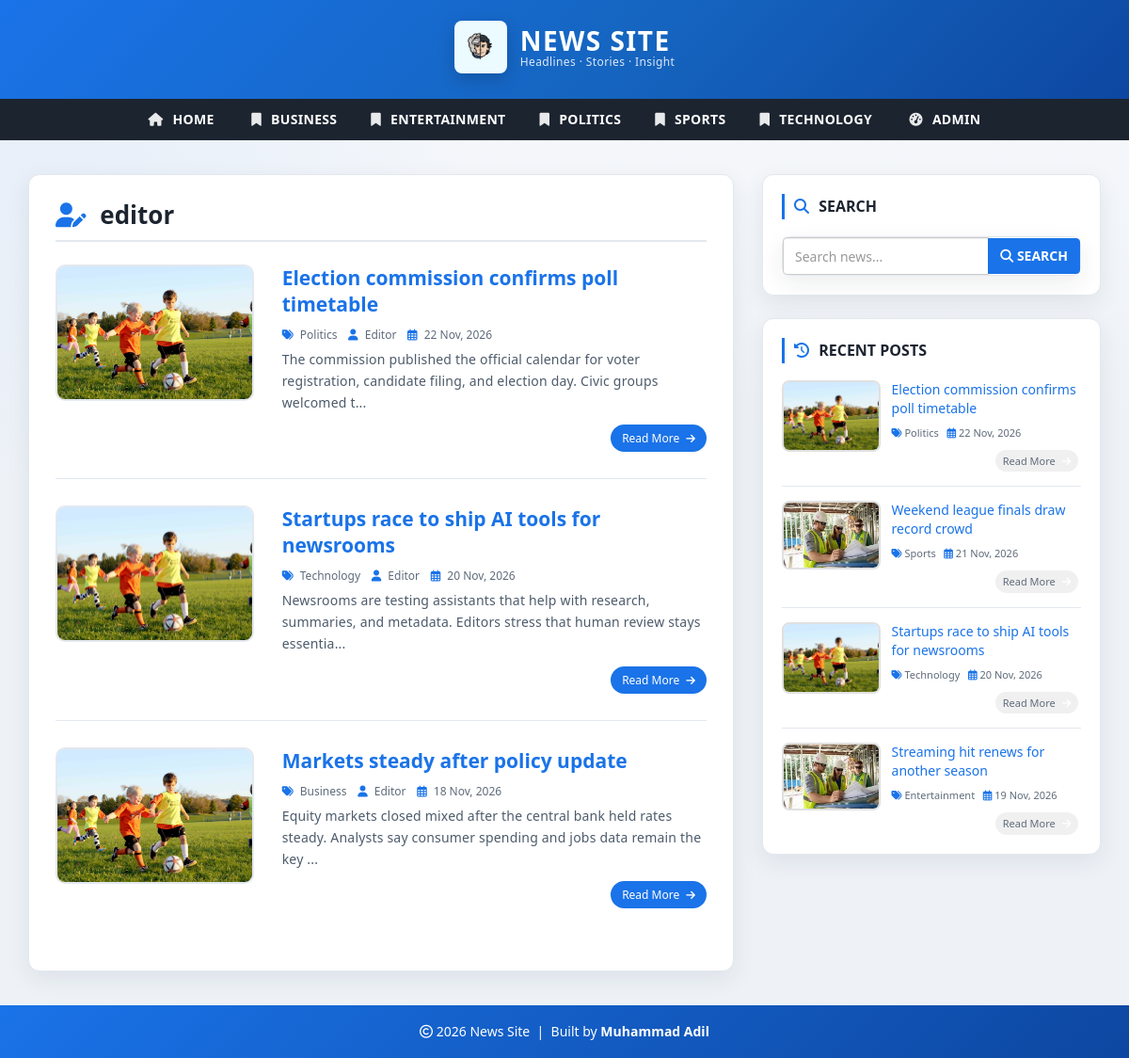
Page /author.php?aid=2 on the earlier database version.
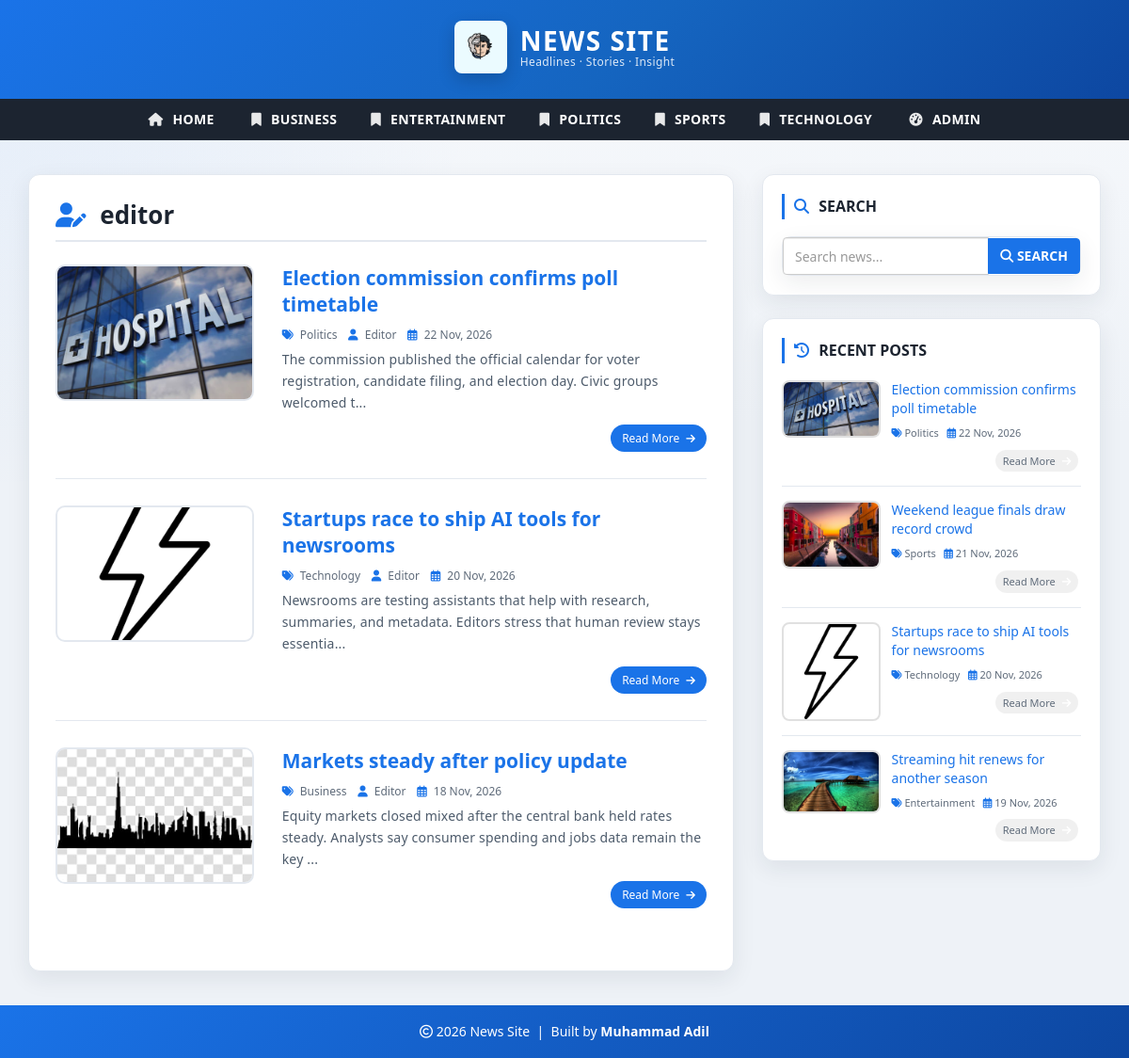
Same page on the later database version.
### tables this page shows
CREATE TABLE `posts` (
  `id` int(11) NOT NULL AUTO_INCREMENT,
  `post_title` varchar(200) NOT NULL,
  `post_keywords` text NOT NULL,
  `post_content` int(11) NOT NULL,
  `post_date` varchar(50) NOT NULL,
  `post_author` int(11) NOT NULL,
  `post_image` varchar(255) NOT NULL DEFAULT 'post-format.jpg',
  PRIMARY KEY (`id`)
);

CREATE TABLE `category` (
  `id` int(11) NOT NULL AUTO_INCREMENT,
  `category_name` varchar(100) NOT NULL,
  `post` int(11) NOT NULL DEFAULT 0,
  PRIMARY KEY (`id`)
);

CREATE TABLE `users` (
  `id` int(11) NOT NULL AUTO_INCREMENT,
  `first_name` varchar(30) NOT NULL,
  `last_name` varchar(30) NOT NULL,
  `username` varchar(30) DEFAULT NULL,
  `password` varchar(40) DEFAULT NULL,
  `role` int(11) NOT NULL COMMENT '1=Admin, 0=Normal',
  PRIMARY KEY (`id`)
);

### includes/helpers.php (called while the page is built, shortened)
<?php
function post_image_src($filename, $prefix = '')
{
    $filename = trim((string) $filename);
    $candidates = [
        'admin/upload/' . $filename,
        'images/' . $filename,
    ];
    $root = dirname(__DIR__);
    foreach ($candidates as $rel) {
        if (is_file($root . '/' . $rel)) {
            return $prefix . $rel;
        }
    }
    return $prefix . 'images/post-format.jpg';
}
function e($value)
{
    return htmlspecialchars((string) $value, ENT_QUOTES, 'UTF-8');
}

### author.php (the view, shortened to what the changed rows need)
<?php include 'header.php'; ?>
    <div id="main-content">
      <div class="container">
        <div class="row">
            <div class="col-md-8">
                <div class="post-container">
                <?php
                    include "config.php";
                    $id = isset($_GET['aid']) ? (int) $_GET['aid'] : 0;
                    $sql1 = "SELECT username FROM users WHERE id = {$id}";
                    $result1 = mysqli_query($conn, $sql1) or die('Query Failed.');
                    $row1 = mysqli_fetch_assoc($result1);
                ?>
                  <h2 class="page-heading"><i class="fa-solid fa-user-pen"></i> <?php echo $row1 ? e($row1['username']) : 'Author'; ?></h2>
                  <?php
                        $limit = 5;
                        $page = isset($_GET['page']) ? max(1, (int) $_GET['page']) : 1;
                        $offset = ($page - 1) * $limit;
                        $sql = "SELECT posts.id, posts.post_title, posts.post_keywords, posts.post_date, posts.post_author, posts.post_image, category.category_name, users.username, posts.post_content FROM posts
                        LEFT JOIN category ON posts.post_content = category.id
                        LEFT JOIN users ON posts.post_author = users.id
                        WHERE posts.post_author = {$id}
                        ORDER BY posts.id DESC LIMIT {$offset}, {$limit}";
                        $result = mysqli_query($conn, $sql) or die("query failed.");
                        if (mysqli_num_rows($result) > 0) {
                            while ($row = mysqli_fetch_assoc($result)) {
                                $img = post_image_src($row['post_image']);
                        ?>
                        <div class="post-content">
                            <div class="row">
                                <div class="col-md-4">
                                    <a class="post-img" href="single.php?id=<?php echo (int) $row['id']; ?>"><img src="<?php echo e($img); ?>" alt=""/></a>
                                </div>
                                <div class="col-md-8">
                                    <div class="inner-content clearfix">
                                        <h3><a href="single.php?id=<?php echo (int) $row['id']; ?>"><?php echo e($row['post_title']); ?></a></h3>
                                        <div class="post-information">
                                            <span><i class="fa-solid fa-tags"></i> <a href="category.php?cid=<?php echo (int) $row['post_content']; ?>"><?php echo e($row['category_name']); ?></a></span>
                                            <span><i class="fa-solid fa-user"></i> <a href="author.php?aid=<?php echo (int) $row['post_author']; ?>"><?php echo e($row['username']); ?></a></span>
                                            <span><i class="fa-regular fa-calendar-days"></i> <?php echo e($row['post_date']); ?></span>
                                        </div>
                                        <p class="description"><?php echo e(substr($row['post_keywords'], 0, 130)) . "..."; ?></p>
                                        <a class="read-more pull-right" href="single.php?id=<?php echo (int) $row['id']; ?>">read more <i class="fa-solid fa-arrow-right"></i></a>
                                    </div>
                                </div>
                            </div>
                        </div>
                        <?php
                            }
                        } else {
                            echo "<p class='empty-state'><i class='fa-regular fa-folder-open'></i> No Record Found</p>";
                        }
                        ?>
                </div>
            </div>
            <?php include 'sidebar.php'; ?>
        </div>
      </div>
    </div>
<?php include 'footer.php'; ?>

### sidebar.php (shortened to what the changed rows need)
<div id="sidebar" class="col-md-4">
    <div class="recent-post-container">
        <?php
        include "config.php";
        $limit = 4;
        $sql = "SELECT posts.id, posts.post_title, posts.post_date, posts.post_image, category.category_name, posts.post_content FROM posts
                LEFT JOIN category ON posts.post_content = category.id
                ORDER BY posts.id DESC LIMIT {$limit}";
        $result = mysqli_query($conn, $sql) or die("query failed : Recent Post.");
        if (mysqli_num_rows($result) > 0) {
            while ($row = mysqli_fetch_assoc($result)) {
                $img = post_image_src($row['post_image']);
                ?>
        <div class="recent-post">
            <a class="post-img" href="single.php?id=<?php echo (int) $row['id']; ?>">
                <img src="<?php echo e($img); ?>" alt=""/>
            </a>
            <div class="post-content">
                <h5><a href="single.php?id=<?php echo (int) $row['id']; ?>"><?php echo e($row['post_title']); ?></a></h5>
                <span>
                    <i class="fa-solid fa-tags"></i>
                    <a href="category.php?cid=<?php echo (int) $row['post_content']; ?>"><?php echo e($row['category_name']); ?></a>
                </span>
                <span>
                    <i class="fa-regular fa-calendar-days"></i>
                    <?php echo e($row['post_date']); ?>
                </span>
                <a class="read-more pull-right" href="single.php?id=<?php echo (int) $row['id']; ?>">
                    read more <i class="fa-solid fa-arrow-right"></i>
                </a>
            </div>
        </div>
                <?php
            }
        }
        ?>
    </div>
</div>

Differences in the rows shown:
changed posts "Election commission confirms poll timetable": post_image: a different picture
changed posts "Startups race to ship AI tools for newsrooms": post_image: a different picture
changed posts "Markets steady after policy update": post_image: a different picture
changed posts "Weekend league finals draw record crowd": post_image: a different picture
changed posts "Streaming hit renews for another season": post_image: a different picture
